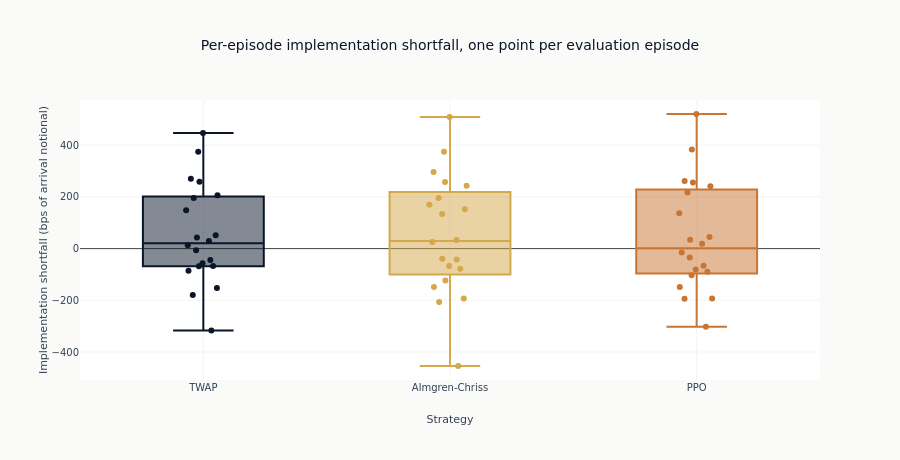

The notebook cell saved with this chart:
### Markdown cell above
## 7. Cost, and where in the horizon it was incurred

The two figures below are the ones the conclusions rest on. The first is the
distribution of per-episode cost, which decides whether a difference between
two averages is worth reading at all. The second is where each schedule put
its volume, which decides whether a low average cost was earned or borrowed
from the end of the horizon.

### Code cell
fig = go.Figure()
for name, color in COLOR_BY_STRATEGY.items():
    fig.add_trace(
        go.Box(
            y=results[name]["shortfall_bps"],
            name=name,
            marker=dict(color=color),
            boxpoints="all",
            jitter=0.4,
            pointpos=0,
        )
    )
fig.update_layout(
    title="Per-episode implementation shortfall, one point per evaluation episode",
    yaxis_title="Implementation shortfall (bps of arrival notional)",
    xaxis_title="Strategy",
    showlegend=False,
    height=460,
)
show_plotly_with_alt(
    fig,
    "A box per strategy over the per-episode implementation shortfall in basis points, with every episode drawn as a point beside its box.",
)

### Figure 1 — Plotly figure (JSON) as saved in the notebook; plotly's stock layout.template omitted (floating-point values rounded to 4 significant figures)
{"data": [{"boxpoints": "all", "jitter": 0.4, "marker": {"color": "#0a1628"}, "name": "TWAP", "pointpos": 0, "type": "box", "y": [29.33, 12.63, 206.9, -152.3, -6.659, 148.5, 51.96, -179.6, 258.9, -67.47, -56.42, -85.26, 195.9, 42.79, 447.3, 269.9, -68.31, -43.89, 374.4, -316.5]}, {"boxpoints": "all", "jitter": 0.4, "marker": {"color": "#D4A84B"}, "name": "Almgren-Chriss", "pointpos": 0, "type": "box", "y": [-41.96, 33.03, 242.8, -148.5, 195.9, 134.3, 170.1, -206.2, 257.2, -123.7, -192.7, -67.59, 152.6, 26.04, 509.0, 296.0, -39.36, -77.51, 374.2, -454.1]}, {"boxpoints": "all", "jitter": 0.4, "marker": {"color": "#C87533"}, "name": "PPO", "pointpos": 0, "type": "box", "y": [-34.81, 18.77, 241.0, -148.8, -15.41, 136.4, 34.54, -194.4, 255.6, -66.3, -193.4, -80.54, 216.6, 44.78, 520.7, 261.2, -103.4, -89.74, 383.2, -302.4]}], "layout": {"height": 460, "showlegend": false, "title": {"text": "Per-episode implementation shortfall, one point per evaluation episode"}, "xaxis": {"title": {"text": "Strategy"}}, "yaxis": {"title": {"text": "Implementation shortfall (bps of arrival notional)"}}}}
